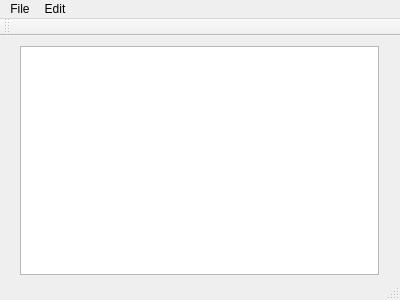
<?xml version="1.0" encoding="UTF-8"?>
<ui version="4.0">
 <class>MainWindow</class>
 <widget class="QMainWindow" name="MainWindow">
  <property name="geometry">
   <rect>
    <x>0</x>
    <y>0</y>
    <width>400</width>
    <height>300</height>
   </rect>
  </property>
  <property name="windowTitle">
   <string>MainWindow</string>
  </property>
  <widget class="QWidget" name="centralWidget">
   <widget class="QWidget" name="verticalLayoutWidget">
    <property name="geometry">
     <rect>
      <x>9</x>
      <y>-1</y>
      <width>381</width>
      <height>251</height>
     </rect>
    </property>
    <layout class="QVBoxLayout" name="verticalLayout">
     <item>
      <widget class="QTextEdit" name="textEdit"/>
     </item>
    </layout>
   </widget>
  </widget>
  <widget class="QMenuBar" name="menuBar">
   <property name="geometry">
    <rect>
     <x>0</x>
     <y>0</y>
     <width>400</width>
     <height>17</height>
    </rect>
   </property>
   <widget class="QMenu" name="menuFile">
    <property name="title">
     <string>File</string>
    </property>
    <addaction name="actionNew"/>
    <addaction name="separator"/>
    <addaction name="actionOpen"/>
    <addaction name="actionSave"/>
    <addaction name="actionPrint"/>
    <addaction name="actionExit"/>
   </widget>
   <widget class="QMenu" name="menuEdit">
    <property name="title">
     <string>Edit</string>
    </property>
    <addaction name="actionCopy"/>
    <addaction name="actionPaste"/>
    <addaction name="separator"/>
    <addaction name="actionCut"/>
    <addaction name="actionUndo"/>
    <addaction name="actionRedo"/>
   </widget>
   <addaction name="menuFile"/>
   <addaction name="menuEdit"/>
  </widget>
  <widget class="QToolBar" name="mainToolBar">
   <attribute name="toolBarArea">
    <enum>TopToolBarArea</enum>
   </attribute>
   <attribute name="toolBarBreak">
    <bool>false</bool>
   </attribute>
  </widget>
  <widget class="QStatusBar" name="statusBar"/>
  <action name="actionNew">
   <property name="icon">
    <iconset resource="resources.qrc">
     <normaloff>:/icons/New.bmp</normaloff>:/icons/New.bmp</iconset>
   </property>
   <property name="text">
    <string>New</string>
   </property>
  </action>
  <action name="actionOpen">
   <property name="icon">
    <iconset resource="resources.qrc">
     <normaloff>:/icons/Open.bmp</normaloff>:/icons/Open.bmp</iconset>
   </property>
   <property name="text">
    <string>Open</string>
   </property>
  </action>
  <action name="actionSave">
   <property name="icon">
    <iconset resource="resources.qrc">
     <normaloff>:/icons/Save.bmp</normaloff>:/icons/Save.bmp</iconset>
   </property>
   <property name="text">
    <string>Save</string>
   </property>
  </action>
  <action name="actionPrint">
   <property name="text">
    <string>Print</string>
   </property>
  </action>
  <action name="actionExit">
   <property name="icon">
    <iconset resource="resources.qrc">
     <normaloff>:/icons/DeleteSticky.bmp</normaloff>:/icons/DeleteSticky.bmp</iconset>
   </property>
   <property name="text">
    <string>Exit</string>
   </property>
  </action>
  <action name="actionCopy">
   <property name="icon">
    <iconset>
     <normalon>:/icons/Copy.bmp</normalon>
    </iconset>
   </property>
   <property name="text">
    <string>Copy</string>
   </property>
  </action>
  <action name="actionPaste">
   <property name="icon">
    <iconset>
     <normalon>:/icons/Paste.bmp</normalon>
    </iconset>
   </property>
   <property name="text">
    <string>Paste</string>
   </property>
  </action>
  <action name="actionCut">
   <property name="icon">
    <iconset>
     <normalon>:/icons/Cut.bmp</normalon>
    </iconset>
   </property>
   <property name="text">
    <string>Cut</string>
   </property>
  </action>
  <action name="actionUndo">
   <property name="text">
    <string>Undo</string>
   </property>
  </action>
  <action name="actionRedo">
   <property name="text">
    <string>Redo</string>
   </property>
  </action>
 </widget>
 <layoutdefault spacing="6" margin="11"/>
 <resources>
  <include location="resources.qrc"/>
 </resources>
 <connections/>
</ui>
